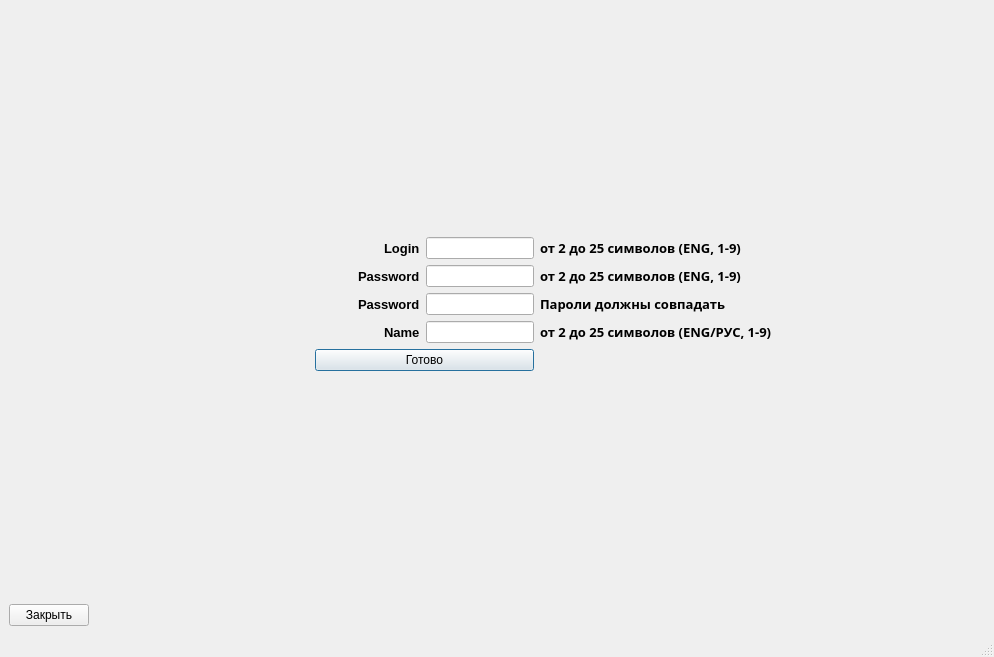
<?xml version="1.0" encoding="UTF-8"?>
<ui version="4.0">
 <class>Reg</class>
 <widget class="QMainWindow" name="Reg">
  <property name="geometry">
   <rect>
    <x>0</x>
    <y>0</y>
    <width>994</width>
    <height>657</height>
   </rect>
  </property>
  <property name="windowTitle">
   <string>MainWindow</string>
  </property>
  <widget class="QWidget" name="centralwidget">
   <layout class="QGridLayout" name="gridLayout_2">
    <item row="0" column="0">
     <layout class="QGridLayout" name="gridLayout">
      <item row="10" column="3">
       <spacer name="horizontalSpacer_2">
        <property name="orientation">
         <enum>Qt::Horizontal</enum>
        </property>
        <property name="sizeHint" stdset="0">
         <size>
          <width>40</width>
          <height>20</height>
         </size>
        </property>
       </spacer>
      </item>
      <item row="2" column="2">
       <layout class="QHBoxLayout" name="horizontalLayout_2">
        <item>
         <spacer name="horizontalSpacer_4">
          <property name="orientation">
           <enum>Qt::Horizontal</enum>
          </property>
          <property name="sizeHint" stdset="0">
           <size>
            <width>40</width>
            <height>20</height>
           </size>
          </property>
         </spacer>
        </item>
        <item>
         <widget class="QLabel" name="labelLogin">
          <property name="font">
           <font>
            <pointsize>10</pointsize>
            <weight>75</weight>
            <bold>true</bold>
           </font>
          </property>
          <property name="text">
           <string>Login</string>
          </property>
         </widget>
        </item>
        <item>
         <widget class="QLineEdit" name="lineLoginReg">
          <property name="toolTip">
           <string>Не менее двух символов латиницей</string>
          </property>
          <property name="toolTipDuration">
           <number>0</number>
          </property>
          <property name="whatsThis">
           <string>&lt;html&gt;&lt;head/&gt;&lt;body&gt;&lt;p&gt;&lt;br/&gt;&lt;/p&gt;&lt;/body&gt;&lt;/html&gt;</string>
          </property>
         </widget>
        </item>
       </layout>
      </item>
      <item row="5" column="2">
       <layout class="QHBoxLayout" name="horizontalLayout_5">
        <item>
         <spacer name="horizontalSpacer_7">
          <property name="orientation">
           <enum>Qt::Horizontal</enum>
          </property>
          <property name="sizeHint" stdset="0">
           <size>
            <width>40</width>
            <height>20</height>
           </size>
          </property>
         </spacer>
        </item>
        <item>
         <widget class="QLabel" name="labelPass_3">
          <property name="font">
           <font>
            <pointsize>10</pointsize>
            <weight>75</weight>
            <bold>true</bold>
           </font>
          </property>
          <property name="text">
           <string>Name</string>
          </property>
         </widget>
        </item>
        <item>
         <widget class="QLineEdit" name="lineNameReg">
          <property name="toolTip">
           <string>Не менее двух символов</string>
          </property>
         </widget>
        </item>
       </layout>
      </item>
      <item row="10" column="0">
       <widget class="QPushButton" name="BackButtonReg">
        <property name="text">
         <string>Закрыть</string>
        </property>
       </widget>
      </item>
      <item row="0" column="2">
       <spacer name="verticalSpacer">
        <property name="orientation">
         <enum>Qt::Vertical</enum>
        </property>
        <property name="sizeHint" stdset="0">
         <size>
          <width>20</width>
          <height>40</height>
         </size>
        </property>
       </spacer>
      </item>
      <item row="4" column="2">
       <layout class="QHBoxLayout" name="horizontalLayout_4">
        <item>
         <spacer name="horizontalSpacer_6">
          <property name="orientation">
           <enum>Qt::Horizontal</enum>
          </property>
          <property name="sizeHint" stdset="0">
           <size>
            <width>40</width>
            <height>20</height>
           </size>
          </property>
         </spacer>
        </item>
        <item>
         <widget class="QLabel" name="labelPass_2">
          <property name="font">
           <font>
            <pointsize>10</pointsize>
            <weight>75</weight>
            <bold>true</bold>
           </font>
          </property>
          <property name="text">
           <string>Password</string>
          </property>
         </widget>
        </item>
        <item>
         <widget class="QLineEdit" name="linePassReg_2">
          <property name="toolTip">
           <string>Не менее двух символов латиницей</string>
          </property>
         </widget>
        </item>
       </layout>
      </item>
      <item row="3" column="2">
       <layout class="QHBoxLayout" name="horizontalLayout_3">
        <item>
         <spacer name="horizontalSpacer_5">
          <property name="orientation">
           <enum>Qt::Horizontal</enum>
          </property>
          <property name="sizeHint" stdset="0">
           <size>
            <width>40</width>
            <height>20</height>
           </size>
          </property>
         </spacer>
        </item>
        <item>
         <widget class="QLabel" name="labelPass">
          <property name="font">
           <font>
            <pointsize>10</pointsize>
            <weight>75</weight>
            <bold>true</bold>
           </font>
          </property>
          <property name="text">
           <string>Password</string>
          </property>
         </widget>
        </item>
        <item>
         <widget class="QLineEdit" name="linePassReg_1">
          <property name="toolTip">
           <string>Не менее двух символов латиницей</string>
          </property>
         </widget>
        </item>
       </layout>
      </item>
      <item row="9" column="2">
       <spacer name="verticalSpacer_3">
        <property name="orientation">
         <enum>Qt::Vertical</enum>
        </property>
        <property name="sizeHint" stdset="0">
         <size>
          <width>20</width>
          <height>40</height>
         </size>
        </property>
       </spacer>
      </item>
      <item row="3" column="3" colspan="2">
       <widget class="QLabel" name="label_2">
        <property name="font">
         <font>
          <family>Segoe Script</family>
          <pointsize>10</pointsize>
          <weight>75</weight>
          <bold>true</bold>
         </font>
        </property>
        <property name="text">
         <string>от 2 до 25 символов (ENG, 1-9) </string>
        </property>
       </widget>
      </item>
      <item row="7" column="2">
       <widget class="QPushButton" name="okButtonReg">
        <property name="text">
         <string>Готово</string>
        </property>
        <property name="default">
         <bool>true</bool>
        </property>
       </widget>
      </item>
      <item row="8" column="2">
       <spacer name="verticalSpacer_2">
        <property name="orientation">
         <enum>Qt::Vertical</enum>
        </property>
        <property name="sizeHint" stdset="0">
         <size>
          <width>20</width>
          <height>40</height>
         </size>
        </property>
       </spacer>
      </item>
      <item row="1" column="2">
       <spacer name="verticalSpacer_4">
        <property name="orientation">
         <enum>Qt::Vertical</enum>
        </property>
        <property name="sizeHint" stdset="0">
         <size>
          <width>20</width>
          <height>40</height>
         </size>
        </property>
       </spacer>
      </item>
      <item row="2" column="3" colspan="2">
       <widget class="QLabel" name="label">
        <property name="font">
         <font>
          <family>Segoe Script</family>
          <pointsize>10</pointsize>
          <weight>75</weight>
          <italic>false</italic>
          <bold>true</bold>
          <underline>false</underline>
          <strikeout>false</strikeout>
         </font>
        </property>
        <property name="text">
         <string>от 2 до 25 символов (ENG, 1-9) </string>
        </property>
       </widget>
      </item>
      <item row="10" column="1">
       <spacer name="horizontalSpacer">
        <property name="orientation">
         <enum>Qt::Horizontal</enum>
        </property>
        <property name="sizeHint" stdset="0">
         <size>
          <width>40</width>
          <height>20</height>
         </size>
        </property>
       </spacer>
      </item>
      <item row="10" column="4">
       <spacer name="horizontalSpacer_8">
        <property name="orientation">
         <enum>Qt::Horizontal</enum>
        </property>
        <property name="sizeHint" stdset="0">
         <size>
          <width>40</width>
          <height>20</height>
         </size>
        </property>
       </spacer>
      </item>
      <item row="4" column="3" colspan="2">
       <widget class="QLabel" name="label_3">
        <property name="font">
         <font>
          <family>Segoe Script</family>
          <pointsize>10</pointsize>
          <weight>75</weight>
          <bold>true</bold>
         </font>
        </property>
        <property name="text">
         <string>Пароли должны совпадать</string>
        </property>
       </widget>
      </item>
      <item row="5" column="3" colspan="2">
       <widget class="QLabel" name="label_4">
        <property name="font">
         <font>
          <family>Segoe Script</family>
          <pointsize>10</pointsize>
          <weight>75</weight>
          <bold>true</bold>
         </font>
        </property>
        <property name="text">
         <string>от 2 до 25 символов (ENG/РУС, 1-9) </string>
        </property>
       </widget>
      </item>
     </layout>
    </item>
   </layout>
  </widget>
  <widget class="QMenuBar" name="menubar">
   <property name="geometry">
    <rect>
     <x>0</x>
     <y>0</y>
     <width>994</width>
     <height>21</height>
    </rect>
   </property>
  </widget>
  <widget class="QStatusBar" name="statusbar"/>
 </widget>
 <tabstops>
  <tabstop>lineLoginReg</tabstop>
  <tabstop>linePassReg_1</tabstop>
  <tabstop>linePassReg_2</tabstop>
  <tabstop>lineNameReg</tabstop>
  <tabstop>okButtonReg</tabstop>
  <tabstop>BackButtonReg</tabstop>
 </tabstops>
 <resources/>
 <connections/>
</ui>
